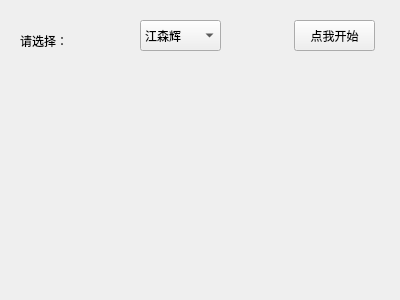
<?xml version="1.0" encoding="UTF-8"?>
<ui version="4.0">
 <class>Form</class>
 <widget class="QWidget" name="Form">
  <property name="geometry">
   <rect>
    <x>0</x>
    <y>0</y>
    <width>400</width>
    <height>300</height>
   </rect>
  </property>
  <property name="windowTitle">
   <string>Form</string>
  </property>
  <widget class="QLabel" name="label">
   <property name="geometry">
    <rect>
     <x>20</x>
     <y>30</y>
     <width>71</width>
     <height>21</height>
    </rect>
   </property>
   <property name="styleSheet">
    <string notr="true">font: 12pt &quot;Adobe Arabic&quot;;
border-color: rgb(0, 0, 255);</string>
   </property>
   <property name="text">
    <string>请选择：</string>
   </property>
  </widget>
  <widget class="QComboBox" name="comboBox">
   <property name="geometry">
    <rect>
     <x>140</x>
     <y>20</y>
     <width>81</width>
     <height>31</height>
    </rect>
   </property>
   <property name="styleSheet">
    <string notr="true">font: 12pt &quot;Adobe Arabic&quot;;</string>
   </property>
   <item>
    <property name="text">
     <string>江森辉</string>
    </property>
   </item>
   <item>
    <property name="text">
     <string>竺元峰</string>
    </property>
   </item>
  </widget>
  <widget class="QPushButton" name="pushButton">
   <property name="geometry">
    <rect>
     <x>294</x>
     <y>20</y>
     <width>81</width>
     <height>31</height>
    </rect>
   </property>
   <property name="styleSheet">
    <string notr="true">font: 12pt &quot;Adobe Arabic&quot;;</string>
   </property>
   <property name="text">
    <string>点我开始</string>
   </property>
  </widget>
 </widget>
 <resources/>
 <connections/>
</ui>
